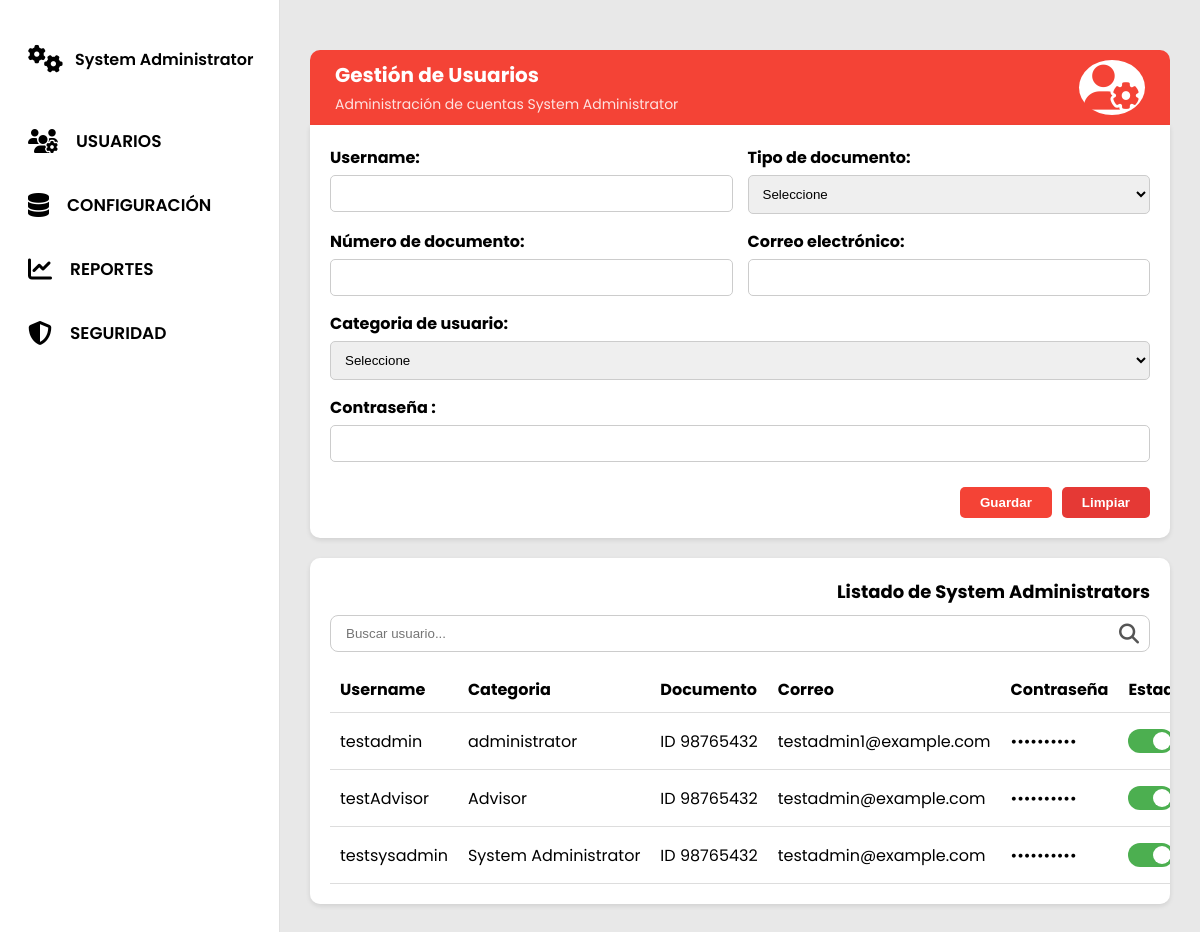
/View/gestion_usuarios_sysadmin.php, run on the app's committed database.
### tables this page shows
CREATE TABLE `USER_ACCOUNT` (
    `accountId` int(11) NOT NULL AUTO_INCREMENT,
    `userName` varchar(255) DEFAULT NULL,
    `documentCategory` varchar(10) DEFAULT NULL,
    `documentIdentifier` varchar(50) DEFAULT NULL,
    `emailAddress` varchar(255) DEFAULT NULL,
    `hashedPassword` varchar(255) DEFAULT NULL COMMENT 'Hashed password',
    `state` varchar(20) NOT NULL DEFAULT 'ACTIVE' COMMENT 'ACTIVE or INACTIVE',
    `userCategory` varchar(50) DEFAULT NULL COMMENT 'Administrator, Staff, Advisor',
    PRIMARY KEY (`accountId`)
);

### Model/conexions.php (called while the page is built, shortened)
<?php
class Conexion {
    private $server = "localhost";
    private $user = "root";
    private $pass = "";
    private $db = "aphia_p";
    private $conexion;
    public function __construct() {
        $this->conexion = new mysqli($this->server, $this->user, $this->pass, $this->db);
    }
    public function conectar() {
        return $this->conexion;
    }
}
?>

### Model/SystemAdminModel.php (called while the page is built, shortened)
<?php
require_once __DIR__ . '/conexions.php';
class SystemAdminModel {
    private $conn;
    private $allowedCategories = ['System Administrator', 'Advisor', 'administrator'];
    private $allowedCategoriesSql;
    public function __construct() {
        $database = new Conexion();
        $this->conn = $database->conectar();
        $this->allowedCategoriesSql = $this->buildAllowedCategoriesSql();
    }
    private function buildAllowedCategoriesSql() {
        $escaped = array_map(function ($category) {
            return $this->conn->real_escape_string($category);
        }, $this->allowedCategories);
        return "('" . implode("','", $escaped) . "')";
    }
    private function getAllowedCategoriesSql() {
        return $this->allowedCategoriesSql;
    }
    public function obtenerTodos() {
        $sql = "SELECT accountId, userName, documentCategory, documentIdentifier, emailAddress, hashedPassword, state, userCategory
                FROM USER_ACCOUNT
                WHERE userCategory IN " . $this->getAllowedCategoriesSql() . "
                ORDER BY userCategory, userName";
        $result = $this->conn->query($sql);
        return $result ? $result->fetch_all(MYSQLI_ASSOC) : [];
    }
}

### Controller/SystemAdminController.php (called while the page is built, shortened)
<?php
require_once __DIR__ . '/../Model/SystemAdminModel.php';
class SystemAdminController {
    private $model;
    public function __construct() {
        $this->model = new SystemAdminModel();
    }
    public function index() {
        return $this->model->obtenerTodos();
    }
}

### View/gestion_usuarios_sysadmin.php (the view, shortened to what this page needs)
<?php
require_once __DIR__ . '/../Controller/SystemAdminController.php';
$controller = new SystemAdminController();
$alertMessage = null;
$editMode = false;
$formData = [
    'userName' => '',
    'documentCategory' => '',
    'documentIdentifier' => '',
    'emailAddress' => '',
    'hashedPassword' => '',
    'userCategory' => '',
];
if (!$editMode && empty($alertMessage)) {
    $formData = [
        'userName' => '',
        'documentCategory' => '',
        'documentIdentifier' => '',
        'emailAddress' => '',
        'hashedPassword' => '',
        'userCategory' => '',
    ];
}
$usuarios = $controller->index();
?>
<!DOCTYPE html>
<html lang="es">
<head>
  <link rel="stylesheet" href="Styles/style_administrator_dashboard.css">
  <link rel="stylesheet" href="Styles/registro_cliente.css">
  <link rel="stylesheet" href="Styles/system_admin_users.css">
  <link rel="stylesheet" href="https://cdnjs.cloudflare.com/ajax/libs/font-awesome/6.5.0/css/all.min.css">
</head>
<body>
  <div class="container">
    <aside class="sidebar">
      <div class="user"><i class="fa-solid fa-gears"></i><span>System Administrator</span></div>
      <nav class="menu">
        <a href="#"><i class="fas fa-users-cog"></i><span>USUARIOS</span></a>
        <a href="#"><i class="fas fa-database"></i><span>CONFIGURACIÓN</span></a>
        <a href="#"><i class="fas fa-chart-line"></i><span>REPORTES</span></a>
        <a href="#"><i class="fas fa-shield-alt"></i><span>SEGURIDAD</span></a>
      </nav>
    </aside>
    <main class="main-content">
      <div class="contenedor">
        <div class="header">
          <div>
            Gestión de Usuarios
            <span class="subtitle">Administración de cuentas System Administrator</span>
          </div>
          <div class="icono"><i class="fa-solid fa-user-gear"></i></div>
        </div>
        <form class="formulario" action="gestion_usuarios_sysadmin.php" method="POST">
          <div class="campo-grupo">
            <div class="campo">
              <label for="userName">Username:</label>
              <input type="text" id="userName" name="userName" required value="<?= htmlspecialchars($formData['userName'] ?? '') ?>">
            </div>
            <div class="campo">
              <label for="documentCategory">Tipo de documento:</label>
              <select id="documentCategory" name="documentCategory" required>
                <option value="">Seleccione</option>
              </select>
            </div>
          </div>
          <div class="campo-grupo">
            <div class="campo">
              <label for="documentIdentifier">Número de documento:</label>
              <input type="text" id="documentIdentifier" name="documentIdentifier" required value="<?= htmlspecialchars($formData['documentIdentifier'] ?? '') ?>">
            </div>
            <div class="campo">
              <label for="emailAddress">Correo electrónico:</label>
              <input type="email" id="emailAddress" name="emailAddress" required value="<?= htmlspecialchars($formData['emailAddress'] ?? '') ?>">
            </div>
          </div>
          <div class="campo-grupo">
            <div class="campo">
              <label for="userCategory">Categoria de usuario:</label>
              <select id="userCategory" name="userCategory" required>
                <option value="">Seleccione</option>
              </select>
            </div>
          </div>
          <div class="campo-grupo">
            <div class="campo">
              <label for="hashedPassword">Contraseña <?= $editMode ? '(dejar en blanco para mantener)' : '' ?>:</label>
              <input type="password" id="hashedPassword" name="hashedPassword" <?= $editMode ? '' : 'required' ?> value="">
            </div>
          </div>
          <div class="botones">
            <button type="submit" class="btn-guardar"><?= $editMode ? 'Actualizar' : 'Guardar' ?></button>
            <?php if ($editMode): ?>
              <a class="btn-limpiar" href="gestion_usuarios_sysadmin.php">Cancelar</a>
            <?php else: ?>
              <button type="reset" class="btn-limpiar">Limpiar</button>
            <?php endif; ?>
          </div>
        </form>
        <div class="listado">
          <h2>Listado de System Administrators</h2>
          <div class="buscador">
            <input type="text" placeholder="Buscar usuario...">
            <i class="fa-solid fa-magnifying-glass"></i>
          </div>
          <table>
            <thead>
              <tr>
                <th>Username</th>
                <th>Categoria</th>
                <th>Documento</th>
                <th>Correo</th>
                <th>Contraseña</th>
                <th>Estado</th>
              </tr>
            </thead>
            <tbody>
              <?php if (!empty($usuarios)): ?>
                <?php foreach ($usuarios as $usuario): ?>
                  <tr>
                    <td><?= htmlspecialchars($usuario['userName']) ?></td>
                    <td><?= htmlspecialchars($usuario['userCategory']) ?></td>
                    <td><?= htmlspecialchars($usuario['documentCategory']) ?> <?= htmlspecialchars($usuario['documentIdentifier']) ?></td>
                    <td><?= htmlspecialchars($usuario['emailAddress']) ?></td>
                    <td><?= str_repeat('•', min(10, strlen($usuario['hashedPassword']))) ?></td>
                    <td>
                      <form class="estado-toggle" method="POST" action="gestion_usuarios_sysadmin.php">
                        <label class="switch">
                          <span class="slider"></span>
                        </label>
                      </form>
                    </td>
                  </tr>
                <?php endforeach; ?>
              <?php else: ?>
                <tr>
                  <td colspan="7">No hay usuarios registrados.</td>
                </tr>
              <?php endif; ?>
            </tbody>
          </table>
        </div>
      </div>
    </main>
  </div>
</body>
</html>

### View/Styles/style_administrator_dashboard.css (style rules this page uses)
* { margin: 0; padding: 0; box-sizing: border-box; }
body { font-family: "Poppins", Arial, sans-serif; height: 100vh; overflow: hidden; }
.container { display: flex; height: 100vh; width: 100%; }
.sidebar { width: 280px; background-color: #fff; display: flex; flex-direction: column; align-items: flex-start; padding: 45px 25px; border-right: 1px solid #e0e0e0; gap: 55px; flex-shrink: 0; }
.user { display: flex; align-items: center; gap: 12px; font-weight: 600; font-size: 16px; color: #000; padding-left: 3px; }
.user i { font-size: 28px; color: #000; }
.menu { display: flex; flex-direction: column; gap: 38px; width: 100%; }
.menu a { display: flex; align-items: center; gap: 18px; font-size: 17px; font-weight: 600; color: #000; text-decoration: none; transition: all 0.3s ease; padding-left: 3px; }
.menu a i { font-size: 24px; color: #000; z-index: 2; }
.main-content { flex: 1; position: relative; height: 100vh; overflow: hidden; background-color: #e8e8e8; display: flex; align-items: center; justify-content: center; }

### View/Styles/registro_cliente.css (style rules this page uses)
* { margin: 0; padding: 0; box-sizing: border-box; }
body { font-family: "Poppins", Arial, sans-serif; height: 100vh; overflow: hidden; background-color: #f44336; }
.container { display: flex; height: 100vh; width: 100%; }
.sidebar { width: 280px; background-color: #fff; display: flex; flex-direction: column; align-items: flex-start; padding: 45px 25px; border-right: 1px solid #e0e0e0; gap: 55px; flex-shrink: 0; }
.user { display: flex; align-items: center; gap: 12px; font-weight: 600; font-size: 16px; color: #000; padding-left: 3px; }
.user i { font-size: 28px; color: #000; }
.menu { display: flex; flex-direction: column; gap: 38px; width: 100%; }
.menu a { display: flex; align-items: center; gap: 18px; font-size: 17px; font-weight: 600; color: #000; text-decoration: none; transition: all 0.3s ease; padding-left: 3px; }
.menu a i { font-size: 24px; color: #000; z-index: 2; }
.main-content { flex: 1; position: relative; height: 100vh; overflow-y: auto; background-color: #e8e8e8; display: flex; align-items: flex-start; justify-content: center; padding: 30px 0; }
.contenedor { width: 100%; display: flex; flex-direction: column; align-items: stretch; padding: 20px 30px; box-sizing: border-box; }
.header { display: flex; justify-content: space-between; align-items: center; width: 100%; max-width: none; padding: 10px 25px; background-color: #f44336; color: #fff; font-weight: bold; font-size: 20px; border-radius: 10px 10px 0 0; }
.header .icono i { font-size: 45px; background: #fff; color: #f44336; border-radius: 50%; padding: 5px; }
.formulario { background-color: #fff; width: 100%; max-width: none; margin-top: 0; padding: 20px; border-radius: 0 0 10px 10px; box-shadow: 0 2px 5px rgba(0, 0, 0, 0.1); }
.campo-grupo { display: flex; gap: 15px; flex-wrap: wrap; }
.campo { display: flex; flex-direction: column; flex: 1; min-width: 250px; margin-bottom: 15px; }
.campo label { font-weight: bold; margin-bottom: 5px; }
.campo input, .campo select { padding: 10px; border: 1px solid #ccc; border-radius: 5px; outline: none; }
.botones { display: flex; justify-content: flex-end; gap: 10px; margin-top: 10px; }
.btn-guardar, .btn-limpiar { padding: 8px 20px; border: none; border-radius: 5px; cursor: pointer; font-weight: bold; color: #fff; }
.btn-guardar { background-color: #f44336; }
.btn-limpiar { background-color: #e53935; }
.listado { background-color: #fff; width: 100%; max-width: none; margin-top: 20px; padding: 20px; border-radius: 10px; box-shadow: 0 2px 5px rgba(0, 0, 0, 0.1); overflow-x: auto; }
.listado h2 { text-align: right; font-size: 18px; margin: 0 0 10px 0; }
.buscador { display: flex; align-items: center; border: 1px solid #ccc; border-radius: 8px; padding: 5px 10px; margin-bottom: 15px; min-width: 250px; }
.buscador input { border: none; outline: none; flex: 1; padding: 5px; }
.buscador i { font-size: 20px; color: #555; }
.listado table { width: 100%; border-collapse: collapse; min-width: 600px; }
th, td { border-bottom: 1px solid #ddd; padding: 10px; text-align: left; white-space: nowrap; }
th { font-weight: bold; }

### data on the page
user_account: userName "testadmin", userCategory "administrator", documentCategory "ID", documentIdentifier "98765432", emailAddress "testadmin1@example.com", hashedPassword "••••••••••"
user_account: userName "testAdvisor", userCategory "Advisor", documentCategory "ID", documentIdentifier "98765432", emailAddress "testadmin@example.com", hashedPassword "••••••••••"
user_account: userName "testsysadmin", userCategory "System Administrator", documentCategory "ID", documentIdentifier "98765432", emailAddress "testadmin@example.com", hashedPassword "••••••••••"
